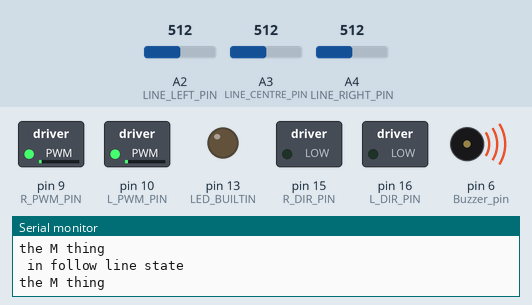
Simulated run of this sketch. Board: Arduino Mega 2560, built with avr-gcc and run on an emulated ATmega2560. Shown: switched loads named in the sketch (green lamp = pin HIGH), output pins drawn as LEDs (lit = HIGH), buzzer (waves = sounding), the last lines printed to the serial monitor. Inputs (shaded band) come from the test bench; at power-on: A2 (LINE_LEFT_PIN) = 512, A3 (LINE_CENTRE_PIN) = 512, A4 (LINE_RIGHT_PIN) = 512.

Above: at 12.9 s.
13.0 s: A2 (LINE_LEFT_PIN) set to 490
At 13.3 s:
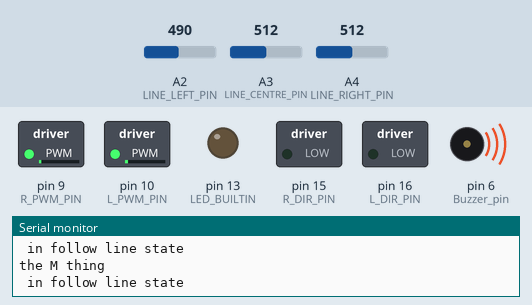
14.5 s: A3 (LINE_CENTRE_PIN) set to 306
At 15.5 s:
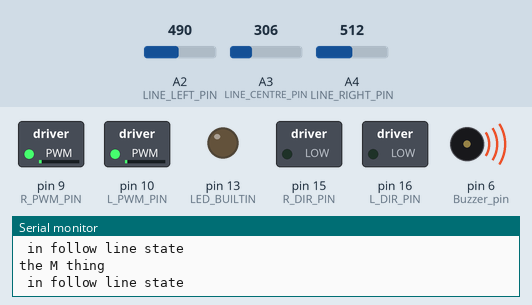
16.0 s: A4 (LINE_RIGHT_PIN) set to 489
At 16.9 s:
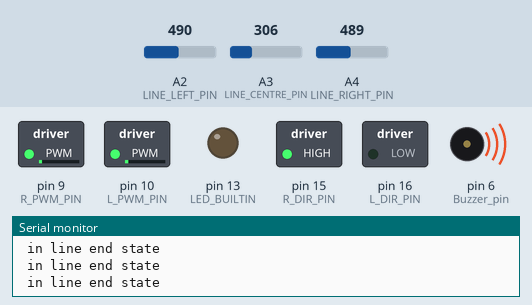
28.4 s: A3 (LINE_CENTRE_PIN) set to 493
50.4 s: A3 (LINE_CENTRE_PIN) set to 509
At 50.8 s:
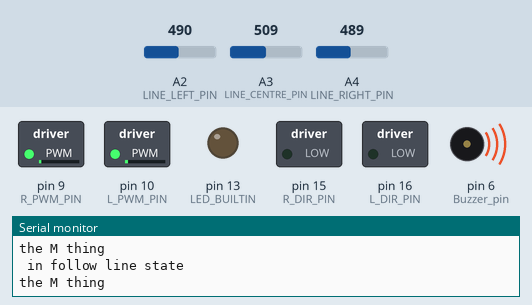
Timing chart, 0 to 52.9 s (numbered marks = the images above; inputs shaded):
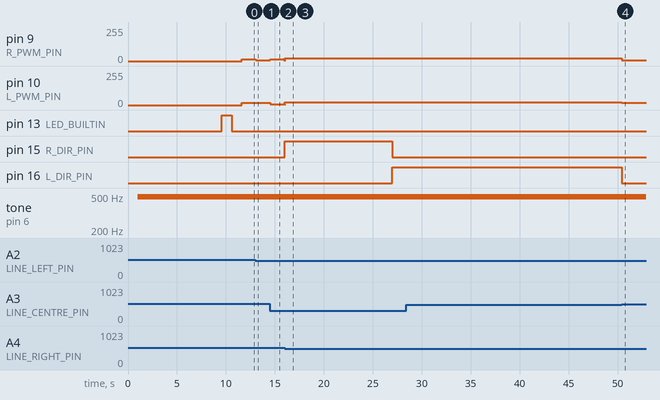

Measured:
- the behaviour switches between 501 and 500 on A4 (LINE_RIGHT_PIN) (found by bisection; images 2 and 3)
- the behaviour switches between 500 and 501 on A3 (LINE_CENTRE_PIN) (found by bisection; images 3 and 4)
- after the input at 13.0 s, pin 9 (R_PWM_PIN): 15/255 → 5/255 at once
- after the input at 14.5 s, pin 9 (R_PWM_PIN): 5/255 → 15/255 at once; pin 10 (L_PWM_PIN): 18/255 → 5/255 at once
- after the input at 16.0 s, pin 9 (R_PWM_PIN): 15/255 → 19/255 at once, → 20/255 11.0 s later; pin 10 (L_PWM_PIN): 5/255 → 20/255 at once, → 19/255 11.0 s later; pin 15 (R_DIR_PIN): LOW → HIGH at once, → LOW 10.9 s later; pin 16 (L_DIR_PIN): LOW → HIGH after 11.0 s
- after the input at 50.4 s, pin 9 (R_PWM_PIN): 20/255 → 5/255 at once; pin 10 (L_PWM_PIN): 19/255 → 18/255 at once; pin 16 (L_DIR_PIN): HIGH → LOW at once

The sketch:

Romi_CodeStub.ino
```cpp
/*
       @@@@@@@@@@@&*           %@@@@@%       @@@@@@@@@    @@@@@@@@@  @@@@@@@@
       @@@@@@@@@@@@@@@     #@@@@@@@@@@@@    @@@@@@@@@@   @@@@@@@@@* @@@@@@@@@
       @@@@@@   @@@@@@   /@@@@@%  .@@@@@@    @@@/@@@@@ @@@@@@@@@@    @@@@@@
      &@@@@@##&@@@@@@   @@@@@@(   @@@@@@@   @@@,.@@@@@@@@,.@@@@@    @@@@@@
      @@@@@@@@@@@@@    &@@@@@@    @@@@@@   @@@@  @@@@@@@  @@@@@    (@@@@@
     @@@@@@  @@@@@@*   @@@@@@    @@@@@@   .@@@   @@@@@#  @@@@@@    @@@@@&
   @@@@@@@@   @@@@@@%  .@@@@@@@@@@@@@    @@@@@%  @@@@  @@@@@@@@  @@@@@@@@
  %@@@@@@@&   @@@@@@     #@@@@@@@@      @@@@@@   @@@   @@@@@@@/ @@@@@@@@%

  Provided by Paul O'Dowd Oct 2020
*/

#include "lineSensor.h"
#include "encoders.h"
#include "kinematics.h"
#include "motor.h"
#include "pid.h"

// define states
#define STATE_INITIAL         0
#define STATE_DRIVE_FORWARDS  1
#define STATE_FOUND_LINE      2
#define STATE_FOLLOW_LINE     3
#define STATE_LINE_END        4

// define pins
#define LINE_LEFT_PIN A2 //Pin for the left line sensor
#define LINE_CENTRE_PIN A3 //Pin for the centre line sensor
#define LINE_RIGHT_PIN A4 //Pin for the right line sensor
#define L_PWM_PIN 10
#define L_DIR_PIN 16
#define R_PWM_PIN  9
#define R_DIR_PIN 15

#define POWER_MAX 1 // define max power for power scaling

// Global Variables
int state = 0;
const int THRESHOLD = 500;

long last_e0_count; //long since the value can be negative
long last_e1_count;
unsigned timestamp; // to seq out speed update

// variables for hacky right/left turn logic
int flag = 0;
int counter = 0;

// Creating objects of classes
LineSensor_c sensor_L (LINE_LEFT_PIN); //a line sensor object for the left sensor
LineSensor_c sensor_C (LINE_CENTRE_PIN);
LineSensor_c sensor_R (LINE_RIGHT_PIN);

Motor_c motor_L (L_PWM_PIN, L_DIR_PIN);
Motor_c motor_R (R_PWM_PIN, R_DIR_PIN);

kinematics_c kine;


// Setup, only runs once when the power is turned on.
//However, if your Romi gets reset, it will run again.
void setup() {
  // These two function set up the pin change interrupts for the encoders.
  setupEncoder0();
  last_e0_count = count_e0; //capture initial state of e0
  setupEncoder1();
  last_e1_count = count_e1;

  // Start up the serial port.
  Serial.begin(9600);

  // Delay to connect properly.
  delay(1000);

  //set up pins for Buzzer and LED
  pinMode(LED_BUILTIN, OUTPUT);
  pinMode(6, OUTPUT); //Buzzer pin

  // Set initial state, before robot begins to operate.
  state = STATE_INITIAL;

  // Record an initial timestamp.
  timestamp = millis();

  // Print a debug, so we can see a reset on monitor.
  Serial.println("***RESET***");
}


void loop() {
  float M = WeightedCalc();
//  Serial.println(M);

  // Call kinematics update function
  kine.update();


// Based on the value of STATE variable, run code for the appropriate robot behaviour.
    if( state == STATE_INITIAL ) {
        Serial.println( "in initial state" );
        InitialisingBeeps();
    }
    else if ( state == STATE_DRIVE_FORWARDS ) {
        Serial.println( "in drive forwards state" );
        MoveStraight();
    }
    else if ( state == STATE_FOUND_LINE ) {
        Serial.println( " in found line state " );
        TurnCheckForLine();
    }
    else if ( state == STATE_FOLLOW_LINE ) {
        Serial.println( " in follow line state" );
        BangBang(M);
    }
    else if ( state == STATE_LINE_END ) {
        Serial.println( " in line end state " );
        TurnCheckForLine();
    }
    else {
        Serial.print("System Error, Unknown state: ");
        Serial.println( state );
    }

  delay(20);
}


// Function to check clockwise and anti-clockwise for line
void TurnCheckForLine(){
  // when flag is 0, check clockwise
  if (flag == 0) {
    TurnToTarget(90);

    // increment global counter
    counter += 1;

    if ( sensor_C.onLine(THRESHOLD) ){
      state = STATE_FOLLOW_LINE;
      flag = 0;
    }
    else{
      state = STATE_LINE_END;

      // try left turn only after 500 counts/attempts at turning right
      if (counter > 500){
        flag = 1;
      }
    }
  }
  // when flag is 1, check anticlockise
  else if (flag == 1){
    TurnToTarget(-90);
    if ( sensor_C.onLine(THRESHOLD) ){
      state = STATE_FOLLOW_LINE;
    }
    else{
      state = STATE_LINE_END;
    }
  }
}


// Function where Romi beeps 5 times while calibrating.
void InitialisingBeeps() {
  PlayBeep(3, 500);

  // Calibrate the three line sensors.
  sensor_L.calibrate();   PlayBeep(3, 500);
  sensor_C.calibrate();   PlayBeep(3, 500);
  sensor_R.calibrate();   PlayBeep(3, 500);

  PlayBeep(3, 500);

  // Trigger State Transition
  state = STATE_DRIVE_FORWARDS;
}


// Function that deactivates all motors, and beep once for one second, flash LED for one sec, then do nothing.
void foundLineBeep() {
  motor_L.setMotorPower(0);
  motor_R.setMotorPower(0);
  PlayBeep(3, 1000);
  FlashLED(1000);
}


// Function to drive forward, and change state if line is found
void MoveStraight() {
  if( sensor_L.onLine(THRESHOLD) || sensor_C.onLine(THRESHOLD) || sensor_R.onLine(THRESHOLD) ) {
    Serial.println("FOUND line! \n");
    foundLineBeep();

    // Trigger State Transition
//    state = STATE_FOUND_LINE;
    state = STATE_FOLLOW_LINE;
  }
  else {
      Serial.println("DRIVING STRAIGHT! \n");
      //keep going straight
      motor_L.setMotorPower(20);
      motor_R.setMotorPower(20);
  }
}

// Function for Weighted Line Sensing; returns M value
float WeightedCalc(){
  float I_l = sensor_L.getVoltage();
  float I_c = sensor_C.getVoltage();
  float I_r = sensor_R.getVoltage();
//  float I_l = sensor_L.readCalibrated();
//  float I_c = sensor_C.readCalibrated();
//  float I_r = sensor_R.readCalibrated();

  float I_total = I_l + I_c + I_r;
  float prob[3];
  prob[0] = I_l/I_total;
  prob[1] = I_c/I_total;
  prob[2] = I_r/I_total;

  float M = prob[0] - prob[1];

  return M;
}


// Function implementing a bang bang controller for romi to follow lines
void BangBang(float M){
  // if any sensor is on the line, then do bangbang
  if (sensor_L.onLine(THRESHOLD) || sensor_C.onLine(THRESHOLD) || sensor_R.onLine(THRESHOLD)) {
    Serial.println("the M thing");
    if (M < 0.0){ //move right
      motor_R.setMotorPower(5);
      motor_L.setMotorPower(18);
    }
    else if (M > 0.0){ //move left
      motor_R.setMotorPower(15);
      motor_L.setMotorPower(5);
    }
    else if (M == 0.0){ //move forwards
      motor_R.setMotorPower(15);
      motor_L.setMotorPower(18);
    }
    else {
      Serial.println(" IN THE BANG BANG ELSE ");
    }
  }
  else{
    // if out of the line, stop moving
    motor_R.setMotorPower(0);
    motor_L.setMotorPower(0);
    // change state
    state = STATE_LINE_END;
  }
}


// Function to turn toward given angle (in degrees)
void TurnToTarget( float angle_in_deg ) {
   // convert to radians
   float angle_in_rad = radians(angle_in_deg);
   float cur_angle = kine.getTheta();

   // need to turn clockwise
   if (angle_in_rad > 0){
       // if current angle is less than desired, turn a little
       if(cur_angle <= angle_in_rad ){
          motor_R.setMotorPower(-20);
          motor_L.setMotorPower(20);
          cur_angle = kine.getTheta(); //get current angle again
       }
       //else stop moving
       else{
        motor_R.setMotorPower(0);
        motor_L.setMotorPower(0);
       }
   }
   // need to turn anti-clockwise
   else {
       // if current angle is more than desired, turn a little
       if(cur_angle >= angle_in_rad ){
          motor_R.setMotorPower(20);
          motor_L.setMotorPower(-20);
          cur_angle = kine.getTheta();
       }
       //else stop moving
       else{
        motor_R.setMotorPower(0);
        motor_L.setMotorPower(0);
       }
   }
}


// Function to play a beep once at given volume, for delay_ms long
void PlayBeep(int volume, int delay_ms){
  analogWrite(6, volume);
  delay(delay_ms);
  analogWrite(6, 0);
  delay(delay_ms);
}

// Function to flash the built in LED once, for delay_ms long
void FlashLED(int delay_ms){
  digitalWrite(LED_BUILTIN, HIGH);   // turn the LED on (HIGH is the voltage level)
  delay(delay_ms); // delay by given time
  digitalWrite(LED_BUILTIN, LOW);    // turn the LED off by making the voltage LOW
  delay(delay_ms);
}

// Function to scale power value based on M
void PowerScaling(float M){
  float power_right = M * POWER_MAX * (-1);
  float power_left = M * POWER_MAX * (1);

//  motor_R.setMotorPower(power_right);
//  motor_L.setMotorPower(power_left);

//use this in bang bang?
}
```

encoders.h
```cpp
// These #defines act like a find-and-replace
// in your code, and make your code more readable.

#define E1_A_PIN  7
#define E1_B_PIN  23
#define E0_A_PIN  26
//E0_B_Pin is defined seperately later
//    it's a non-standard pin.

// Volatile Global variables used by Encoder ISR.
volatile long count_e1; // used by encoder to count the rotation
volatile bool oldE1_A;  // used by encoder to remember prior state of A
volatile bool oldE1_B;  // used by encoder to remember prior state of B


volatile long count_e0; // used by encoder to count the rotation
volatile bool oldE0_A;  // used by encoder to remember prior state of A
volatile bool oldE0_B;  // used by encoder to remember prior state of B


// This ISR handles just Encoder 1
// ISR to read the Encoder1 Channel A and B pins
// and then look up based on  transition what kind of
// rotation must have occured.
ISR( INT6_vect ) {
  // First, Read in the new state of the encoder pins.
  // Standard pins, so standard read functions.
  boolean newE1_B = digitalRead( E1_B_PIN );
  boolean newE1_A = digitalRead( E1_A_PIN );

  // Some clever electronics combines the
  // signals and this XOR restores the
  // true value.
  newE1_A ^= newE1_B;

  // Create a bitwise representation of our states
  // We do this by shifting the boolean value up by
  // the appropriate number of bits, as per our table
  // header:
  //
  // State :  (bit3)  (bit2)  (bit1)  (bit0)
  // State :  New A,  New B,  Old A,  Old B.
  byte state = 0;
  state = state | ( newE1_A  << 3 );
  state = state | ( newE1_B  << 2 );
  state = state | ( oldE1_A  << 1 );
  state = state | ( oldE1_B  << 0 );


  // This is an inefficient way of determining
  // the direction.  However it illustrates well
  // against the lecture slides.
  if( state == 1 ) {           // row 1 from table
    count_e1 = count_e1 - 1;

  } else if( state == 2 ) {    // row 2 from table
    count_e1 = count_e1 + 1;

  } else if( state == 4 ) {    // row 4 from table
    count_e1 = count_e1 + 1;

  } else if( state == 7 ) {
    count_e1 = count_e1 - 1;

  } else if( state == 8 ) {
    count_e1 = count_e1 - 1;

  } else if( state == 11 ) {
    count_e1 = count_e1 + 1;

  } else if( state == 13 ) {
    count_e1 = count_e1 + 1;

  } else if( state == 14 ) {
    count_e1 = count_e1 - 1;
  }
  //else{} ??

  // Save current state as old state for next call.
  oldE1_A = newE1_A;
  oldE1_B = newE1_B;

}


// This ISR handles just Encoder 0
// ISR to read the Encoder0 Channel A and B pins
// and then look up based on  transition what kind of
// rotation must have occured.
ISR( PCINT0_vect ) {

  // First, Read in the new state of the encoder pins.

  // Mask for a specific pin from the port.
  // Non-standard pin, so we access the register
  // directly.
  // Reading just PINE would give us a number
  // composed of all 8 bits.  We want only bit 2.
  // B00000100 masks out all but bit 2
  boolean newE0_B = PINE & (1<<PINE2);
  //boolean newE0_B = PINE & B00000100;  // Does same as above.

  // Standard read fro the other pin.
  boolean newE0_A = digitalRead( E0_A_PIN ); // 26 the same as A8

  // Some clever electronics combines the
  // signals and this XOR restores the
  // true value.
  newE0_A ^= newE0_B;


  // Create a bitwise representation of our states
  // We do this by shifting the boolean value up by
  // the appropriate number of bits, as per our table
  // header:
  //
  // State :  (bit3)  (bit2)  (bit1)  (bit0)
  // State :  New A,  New B,  Old A,  Old B.
  byte state = 0;
  state = state | ( newE0_A  << 3 );
  state = state | ( newE0_B  << 2 );
  state = state | ( oldE0_A  << 1 );
  state = state | ( oldE0_B  << 0 );


  // This is an inefficient way of determining
  // the direction.  However it illustrates well
  // against the lecture slides.
  if( state == 1 ) {           // row 1 from table
    count_e0 = count_e0 - 1;

  } else if( state == 2 ) {    // row 2 from table
    count_e0 = count_e0 + 1;

  } else if( state == 4 ) {    // row 4 from table
    count_e0 = count_e0 + 1;

  } else if( state == 7 ) {
    count_e0 = count_e0 - 1;

  } else if( state == 8 ) {
    count_e0 = count_e0 - 1;

  } else if( state == 11 ){
    count_e0 = count_e0 + 1;

  } else if ( state == 13 ){
    count_e0 = count_e0 + 1;

  } else if ( state == 14 ){
    count_e0 = count_e0 - 1;

  }
//  else {} ???

  // Save current state as old state for next call.
  oldE0_A = newE0_A;
  oldE0_B = newE0_B;
}


/*
   This setup routine enables interrupts for
   encoder1.  The interrupt is automatically
   triggered when one of the encoder pin changes.
   This is really convenient!  It means we don't
   have to check the encoder manually.
*/
void setupEncoder1() {

  // Initialise our count value to 0.
  count_e1 = 0;

  // Initialise the prior A & B signals
  // to zero, we don't know what they were.
  oldE1_A = 0;
  oldE1_B = 0;

  // Setup pins for encoder 1
  pinMode( E1_A_PIN, INPUT );
  pinMode( E1_B_PIN, INPUT );

  // Now to set up PE6 as an external interupt (INT6), which means it can
  // have its own dedicated ISR vector INT6_vector

  // Page 90, 11.1.3 External Interrupt Mask Register – EIMSK
  // Disable external interrupts for INT6 first
  // Set INT6 bit low, preserve other bits
  EIMSK = EIMSK & ~(1<<INT6);
  //EIMSK = EIMSK & B1011111; // Same as above.

  // Page 89, 11.1.2 External Interrupt Control Register B – EICRB
  // Used to set up INT6 interrupt
  EICRB |= ( 1 << ISC60 );  // using header file names, push 1 to bit ISC60
  //EICRB |= B00010000; // does same as above

  // Page 90, 11.1.4 External Interrupt Flag Register – EIFR
  // Setting a 1 in bit 6 (INTF6) clears the interrupt flag.
  EIFR |= ( 1 << INTF6 );
  //EIFR |= B01000000;  // same as above

  // Now that we have set INT6 interrupt up, we can enable
  // the interrupt to happen
  // Page 90, 11.1.3 External Interrupt Mask Register – EIMSK
  // Disable external interrupts for INT6 first
  // Set INT6 bit high, preserve other bits
  EIMSK |= ( 1 << INT6 );
  //EIMSK |= B01000000; // Same as above

}

void setupEncoder0() {

    // Initialise our count value to 0.
    count_e0 = 0;

    // Initialise the prior A & B signals
    // to zero, we don't know what they were.
    oldE0_A = 0;
    oldE0_B = 0;

    // Setting up E0_PIN_B:
    // The Romi board uses the pin PE2 (port E, pin 2) which is
    // very unconventional.  It doesn't have a standard
    // arduino alias (like d6, or a5, for example).
    // We set it up here with direct register access
    // Writing a 0 to a DDR sets as input
    // DDRE = Data Direction Register (Port)E
    // We want pin PE2, which means bit 2 (counting from 0)
    // PE Register bits [ 7  6  5  4  3  2  1  0 ]
    // Binary mask      [ 1  1  1  1  1  0  1  1 ]
    //
    // By performing an & here, the 0 sets low, all 1's preserve
    // any previous state.
    DDRE = DDRE & ~(1<<DDE6);
    //DDRE = DDRE & B11111011; // Same as above.

    // We need to enable the pull up resistor for the pin
    // To do this, once a pin is set to input (as above)
    // You write a 1 to the bit in the output register
    PORTE = PORTE | (1<< PORTE2 );
    //PORTE = PORTE | 0B00000100;

    // Encoder0 uses conventional pin 26
    pinMode( E0_A_PIN, INPUT );
    digitalWrite( E0_A_PIN, HIGH ); // Encoder 0 xor

    // Enable pin-change interrupt on A8 (PB4) for encoder0, and disable other
    // pin-change interrupts.
    // Note, this register will normally create an interrupt a change to any pins
    // on the port, but we use PCMSK0 to set it only for PCINT4 which is A8 (PB4)
    // When we set these registers, the compiler will now look for a routine called
    // ISR( PCINT0_vect ) when it detects a change on the pin.  PCINT0 seems like a
    // mismatch to PCINT4, however there is only the one vector servicing a change
    // to all PCINT0->7 pins.
    // See Manual 11.1.5 Pin Change Interrupt Control Register - PCICR

    // Page 91, 11.1.5, Pin Change Interrupt Control Register
    // Disable interrupt first
    PCICR = PCICR & ~( 1 << PCIE0 );
    // PCICR &= B11111110;  // Same as above

    // 11.1.7 Pin Change Mask Register 0 – PCMSK0
    PCMSK0 |= (1 << PCINT4);

    // Page 91, 11.1.6 Pin Change Interrupt Flag Register – PCIFR
    PCIFR |= (1 << PCIF0);  // Clear its interrupt flag by writing a 1.

    // Enable
    PCICR |= (1 << PCIE0);
}
```

lineSensor.h
```cpp
#ifndef _LINESENSOR_H
#define _LINESENSOR_H

class LineSensor_c {

  public :
    int pin;
    int bias;

    // Constructor, accepts a pin number as arg and sets this as input.
    LineSensor_c( int which_pin ) {
      Serial.print( " In constructor " );
      pin = which_pin;
      pinMode(pin, INPUT);
      bias = 0;
    };

    // Member functions for class
    void calibrate();
    boolean onLine( float threshold );
    int getVoltage();
    int readCalibrated();

};


// Returns the voltage of analogRead() for pin represented in class
int LineSensor_c::getVoltage() {
  return analogRead(pin);
}

// Returns the calibrated value of voltage
int LineSensor_c::readCalibrated() {
  return analogRead(pin) - bias;
}

// Calibration routine to remove bias offset.
void LineSensor_c::calibrate(){
  Serial.print( "calibrating... " );
  float value;
  int samples = 1;
  float sum = 0.0;
  float mean = 0.0;

  // mean of 100 readings
  while (samples <= 100){

    float next = analogRead(pin);
    //the current reading divided by the total number of samples
    mean = mean + (( next - mean) / (samples + 1));

    samples+=1;
  }

   bias = mean;
   Serial.print( "calibration complete. \n" );
   delay(500);
}

// Checks if sensor is on a line (returns true or false).
boolean LineSensor_c::onLine(float threshold){
    if (analogRead(pin) > threshold){ //then it sees blacks
      return true;
    }
    else{
      return false;
    }
}

#endif
```

Source omitted: kinematics.h (1692 bytes), motor.h (1030 bytes), pid.h (3425 bytes)
